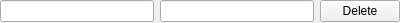
<?xml version="1.0" encoding="UTF-8"?>
<ui version="4.0">
 <class>ParameterItem</class>
 <widget class="QWidget" name="ParameterItem">
  <property name="geometry">
   <rect>
    <x>0</x>
    <y>0</y>
    <width>400</width>
    <height>23</height>
   </rect>
  </property>
  <property name="windowTitle">
   <string>Form</string>
  </property>
  <layout class="QHBoxLayout" name="horizontalLayout">
   <property name="spacing">
    <number>6</number>
   </property>
   <property name="leftMargin">
    <number>0</number>
   </property>
   <property name="topMargin">
    <number>0</number>
   </property>
   <property name="rightMargin">
    <number>0</number>
   </property>
   <property name="bottomMargin">
    <number>0</number>
   </property>
   <item>
    <widget class="QLineEdit" name="lineEditKey"/>
   </item>
   <item>
    <widget class="QLineEdit" name="lineEditValue"/>
   </item>
   <item>
    <widget class="QPushButton" name="pushButtonDel">
     <property name="text">
      <string>Delete</string>
     </property>
    </widget>
   </item>
  </layout>
 </widget>
 <resources/>
 <connections/>
</ui>
